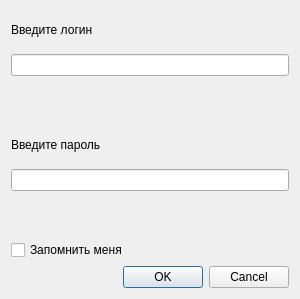
<?xml version="1.0" encoding="UTF-8"?>
<ui version="4.0">
 <class>SingUpDialog</class>
 <widget class="QDialog" name="SingUpDialog">
  <property name="geometry">
   <rect>
    <x>0</x>
    <y>0</y>
    <width>300</width>
    <height>299</height>
   </rect>
  </property>
  <property name="windowTitle">
   <string>Dialog</string>
  </property>
  <layout class="QVBoxLayout" name="verticalLayout">
   <item>
    <widget class="QLabel" name="label">
     <property name="text">
      <string>Введите логин</string>
     </property>
    </widget>
   </item>
   <item>
    <widget class="QLineEdit" name="lineEdit"/>
   </item>
   <item>
    <widget class="QLabel" name="label_4">
     <property name="text">
      <string/>
     </property>
    </widget>
   </item>
   <item>
    <widget class="QLabel" name="label_2">
     <property name="text">
      <string>Введите пароль</string>
     </property>
    </widget>
   </item>
   <item>
    <widget class="QLineEdit" name="lineEdit_2"/>
   </item>
   <item>
    <widget class="QLabel" name="label_3">
     <property name="text">
      <string/>
     </property>
    </widget>
   </item>
   <item>
    <widget class="QCheckBox" name="checkBox">
     <property name="text">
      <string>Запомнить меня</string>
     </property>
    </widget>
   </item>
   <item>
    <widget class="QDialogButtonBox" name="buttonBox">
     <property name="standardButtons">
      <set>QDialogButtonBox::Cancel|QDialogButtonBox::Ok</set>
     </property>
    </widget>
   </item>
  </layout>
 </widget>
 <resources/>
 <connections/>
</ui>
